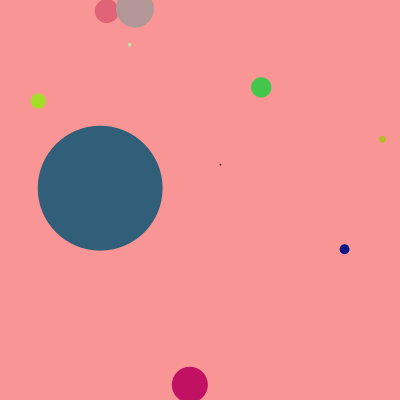
Frame 1 (no input)
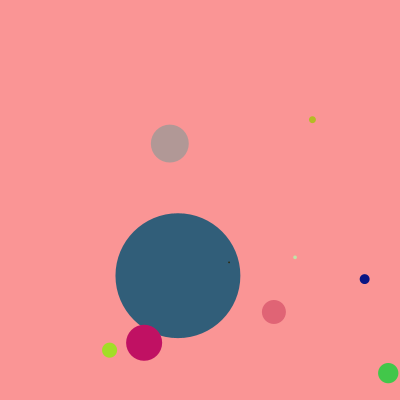
Frame 60 (the mouse pressed at the canvas centre just before this capture)
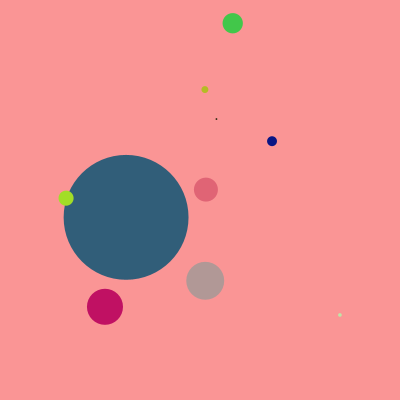
Frame 120 (the mouse held since frame 60 and released just before this capture)

The Processing sketch that drew these frames (run headless with seeded random() and noise(); from frame 60 on, the mouse is pressed at the canvas centre):

// Processing sketch: processing_93582
// ── processing_93582.pde

//JiYoung Lee
//HW 10
//copyright @ jiyoung lee
 
 
float [ ] x= {random(0,400),
random(0,400),
random(0,400),
random(0,400),
random(0,400),
random(0,400),
random(0,400),
random(0,400),
random(0,400),
random(0,400),};
float [ ] y = {random(0,400),
random(0,400),
random(0,400),
random(0,400),
random(0,400),
random(0,400),
random(0,400),
random(0,400),
random(0,400),
random(0,400),
};
 
float [] z = { random(0,50),
random(0,50),
random(0,100),
random(0,150),
random(0,200),
random(0,120),
random(0,150),
random(0,100),
random(0,50),
random(0,50),
};
 
 
 
 
 
color [ ] col = {color(random(255), random(255), random(255)),
color(random(255), random(255), random(255)),
color(random(255), random(255), random(255)),
color(random(255), random(255), random(255)),
color(random(255), random(255), random(255)),
color(random(255), random(255), random(255)),
color(random(255), random(255), random(255)),
color(random(255), random(255), random(255)),
color(random(255), random(255), random(255)),
color(random(255), random(255), random(255)),};
                     
 float [ ] deltaX = {random(0, 7), random(0,7),
 random(0, 7), random(0,7),
 random(0, 7), random(0,7),
 random(0, 7), random(0,7),
 random(0, 7), random(0,7)};
                    
float [ ] deltaY = {random(0, 7), random(0,7),
random(0, 7), random(0,7),
random(0, 7), random(0,7),
random(0, 7), random(0,7),
random(0, 7), random(0,7)};


 
void setup()
{
  size(400,400);
  background(250,149,149);
 
 
}
 
 
 
void draw()
{
  
  moveDraw();
  for(int i = 0; i < x.length; i++)
  {
    noStroke();
    fill(col [i]);
    ellipse(x[i],y[i],z[i],z[i]);
   
    
     
  }
}
void moveDraw()
{
  background(250,149,149);
  for(int i = 0; i < x.length; i++)
  {
    x[i] = x[i] + deltaX[i];
    y[i] = y[i] + deltaY[i];
    if(y[i] > height || x[i] > width || x[i] < 0 || y[i] < 0)
    {
      deltaX[i] = -deltaX[i];
      deltaY[i] = -deltaY[i];
    }
  } 
}
